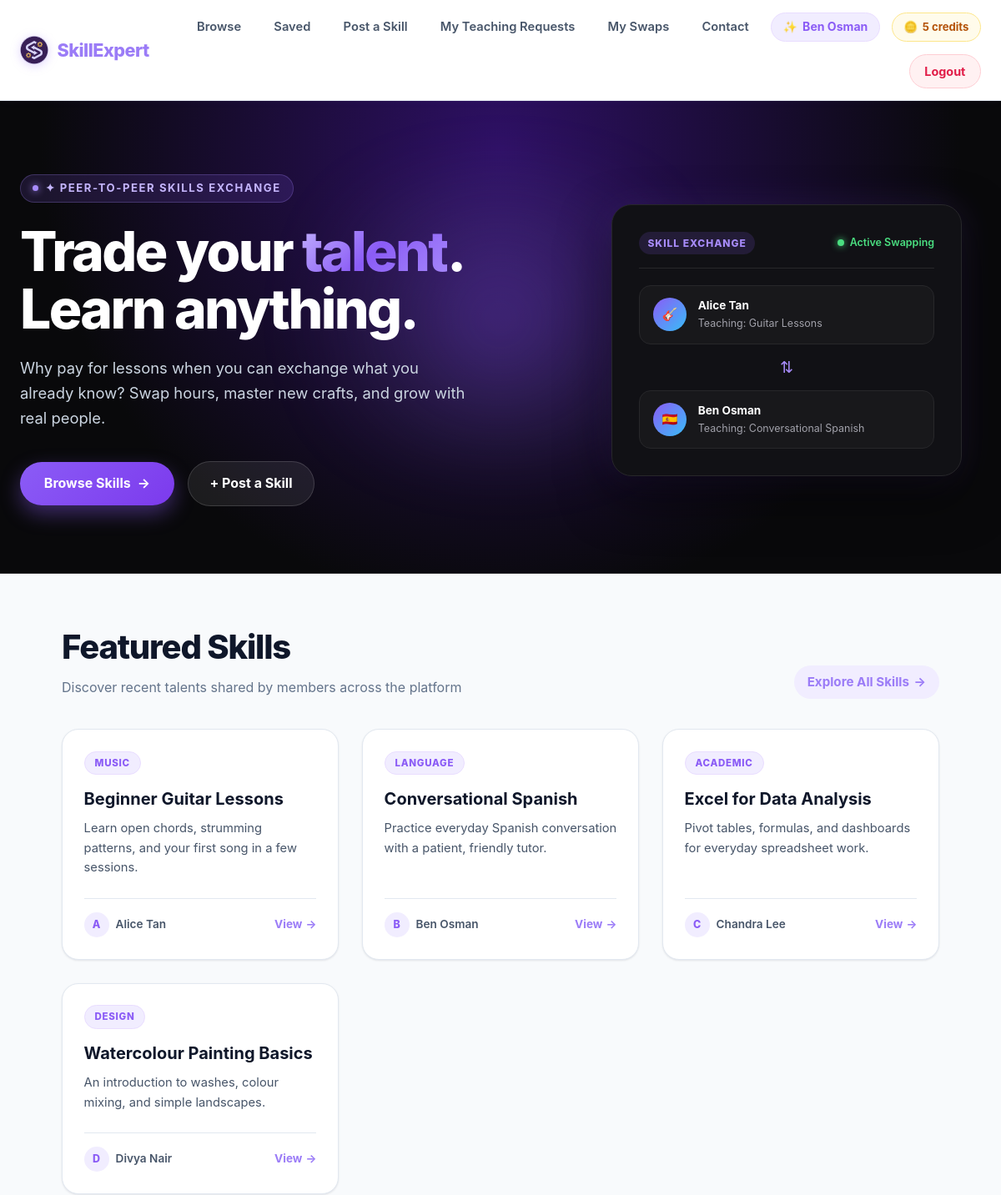
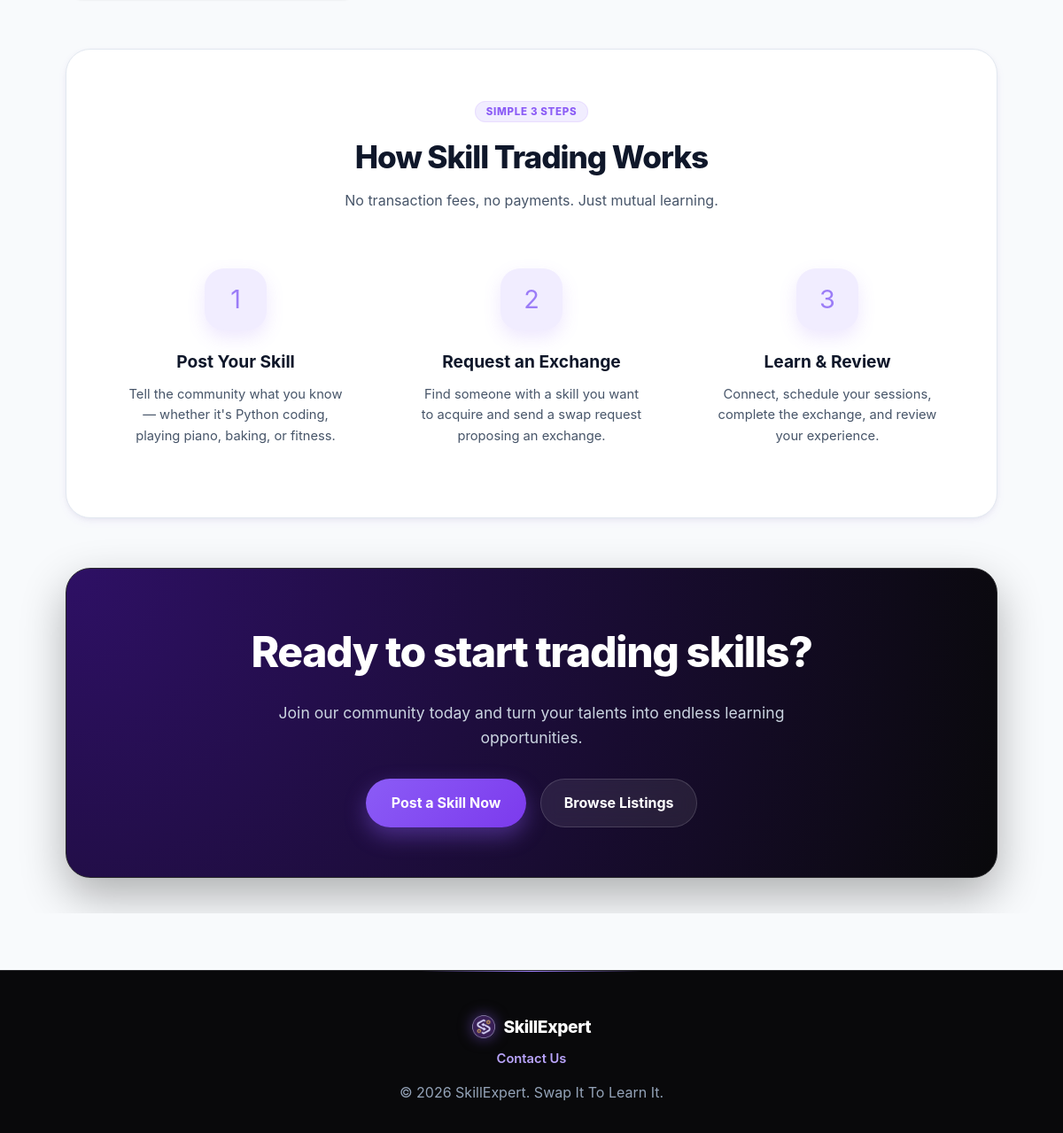
Screenshot of /public/index.php (signed in) with the database file from the repository (2 pictures, top to bottom).
### tables this page shows
CREATE TABLE IF NOT EXISTS users (
    id INT UNSIGNED NOT NULL AUTO_INCREMENT,
    name VARCHAR(100) NOT NULL,
    email VARCHAR(150) NOT NULL UNIQUE,
    passwordHash VARCHAR(255) NOT NULL,
    creditsBalance INT NOT NULL DEFAULT 0,
    createdAt TIMESTAMP NOT NULL DEFAULT CURRENT_TIMESTAMP,

    PRIMARY KEY (id)
);

CREATE TABLE IF NOT EXISTS skills (
    id INT UNSIGNED NOT NULL AUTO_INCREMENT,
    userId INT UNSIGNED NOT NULL,
    title VARCHAR(150) NOT NULL,
    category VARCHAR(50) NOT NULL,
    description TEXT NOT NULL,
    imagePath VARCHAR(255) DEFAULT NULL,
    createdAt TIMESTAMP NOT NULL DEFAULT CURRENT_TIMESTAMP,

    PRIMARY KEY (id),
    FOREIGN KEY (userId) REFERENCES users(id) ON DELETE CASCADE,  
    INDEX idx_category (category),
    INDEX idx_user (userId)
);

### includes/swap_functions.php (called while the page is built, shortened)
<?php
function getUserCreditsBalance(PDO $pdo, int $userId): int
{
    $stmt = $pdo->prepare('SELECT creditsBalance FROM users WHERE id = ? LIMIT 1');
    $stmt->execute([$userId]);
    $row = $stmt->fetch();
    return $row ? (int) $row['creditsBalance'] : 0;
}

### public/index.php (the view, shortened to what this page needs)
<?php
require_once __DIR__ . '/../config/db.php';
$stmt = $pdo->query(
    'SELECT skills.*, users.name AS teacherName
    FROM skills
    JOIN users ON skills.userId = users.id
    ORDER BY skills.createdAt DESC LIMIT 6'
);
$featuredSkills = $stmt->fetchAll();
require_once __DIR__ . '/../includes/header.php';
?>
<link rel="stylesheet" href="/main/assets/css/home.css?v=<?php echo filemtime(__DIR__ . '/../assets/css/home.css'); ?>">
<div class="homepage">
    <section class="home-hero">
        <div class="home-hero-glow"></div>
        <div class="home-hero-container">
            <div class="home-hero-content">
                <div class="hero-eyebrow">
                    ✦ Peer-to-Peer Skills Exchange
                </div>
                <h1>
                    Trade your <span>talent</span>.<br>
                    Learn anything.
                </h1>
                <p class="home-hero-sub">
                    Why pay for lessons when you can exchange what you already know? Swap hours, master new crafts, and grow with real people.
                </p>
                <div class="home-hero-actions">
                    <a href="/main/public/browse.php" class="btn-hero-primary">
                        Browse Skills <span>→</span>
                    </a>
                    <?php if (!isset($_SESSION['user_id'])): ?>
                        <a href="/main/auth/register.php" class="btn-hero-secondary">
                            Join Community Free
                        </a>
                    <?php else: ?>
                        <a href="/main/public/posting.php" class="btn-hero-secondary">
                            + Post a Skill
                        </a>
                    <?php endif; ?>
                </div>
            </div>
            <div class="home-hero-visual">
                <div class="hero-interactive-card">
                    <div class="hero-card-header">
                        <span class="hero-card-badge">Skill Exchange</span>
                        <span class="hero-live-indicator">Active Swapping</span>
                    </div>
                    <div class="hero-trade-flow">
                        <div class="trade-item">
                            <div class="trade-avatar">🎸</div>
                            <div class="trade-info">
                                <div class="trade-name">Alice Tan</div>
                                <div class="trade-skill">Teaching: Guitar Lessons</div>
                            </div>
                        </div>
                        <div class="trade-arrow">⇅</div>
                        <div class="trade-item">
                            <div class="trade-avatar">🇪🇸</div>
                            <div class="trade-info">
                                <div class="trade-name">Ben Osman</div>
                                <div class="trade-skill">Teaching: Conversational Spanish</div>
                            </div>
                        </div>
                    </div>
                </div>
            </div>
        </div>
    </section>
    <div class="container">
        <section class="featured-skills-section">
            <div class="section-head-wrap">
                <div>
                    <h2>Featured Skills</h2>
                    <p>Discover recent talents shared by members across the platform</p>
                </div>
                <a href="/main/public/browse.php" class="see-all-link">
                    Explore All Skills <span>→</span>
                </a>
            </div>
            <?php if (empty($featuredSkills)): ?>
                <div class="empty-state">
                    <p>No skills have been posted yet.</p>
                    <p class="mt-1"><a href="/main/public/posting.php">Be the first to post a skill and kick off the community!</a></p>
                </div>
            <?php else: ?>
                <div class="skills-grid">
                    <?php foreach ($featuredSkills as $skill): ?>
                        <article class="skill-card">
                            <div>
                                <div class="skill-card-top">
                                    <span class="skill-cat-pill"><?php echo htmlspecialchars($skill['category']); ?></span>
                                </div>
                                <h3 class="skill-card-title">
                                    <a href="/main/public/details.php?id=<?php echo (int) $skill['id']; ?>">
                                        <?php echo htmlspecialchars($skill['title']); ?>
                                    </a>
                                </h3>
                                <p class="skill-card-desc">
                                    <?php echo htmlspecialchars($skill['description']); ?>
                                </p>
                            </div>
                            <div class="skill-card-footer">
                                <div class="skill-teacher-meta">
                                    <div class="teacher-avatar-sm">
                                        <?php echo htmlspecialchars(mb_substr($skill['teacherName'], 0, 1)); ?>
                                    </div>
                                    <span class="teacher-name-sm"><?php echo htmlspecialchars($skill['teacherName']); ?></span>
                                </div>
                                <a href="/main/public/details.php?id=<?php echo (int) $skill['id']; ?>" class="skill-card-action">
                                    View <span>→</span>
                                </a>
                            </div>
                        </article>
                    <?php endforeach; ?>
                </div>
            <?php endif; ?>
        </section>
        <section class="home-how-it-works">
            <div class="center-narrow home-section-heading">
                <span class="skill-cat-pill">Simple 3 Steps</span>
                <h2>How Skill Trading Works</h2>
                <p>No transaction fees, no payments. Just mutual learning.</p>
            </div>
            <div class="how-steps-grid">
                <div class="step-card">
                    <div class="step-icon-wrap">1</div>
                    <h3>Post Your Skill</h3>
                    <p>Tell the community what you know — whether it's Python coding, playing piano, baking, or fitness.</p>
                </div>
                <div class="step-card">
                    <div class="step-icon-wrap">2</div>
                    <h3>Request an Exchange</h3>
                    <p>Find someone with a skill you want to acquire and send a swap request proposing an exchange.</p>
                </div>
                <div class="step-card">
                    <div class="step-icon-wrap">3</div>
                    <h3>Learn & Review</h3>
                    <p>Connect, schedule your sessions, complete the exchange, and review your experience.</p>
                </div>
            </div>
        </section>
        <section class="home-cta-banner">
            <h2>Ready to start trading skills?</h2>
            <p>Join our community today and turn your talents into endless learning opportunities.</p>
            <div class="inline-actions">
                <?php if (!isset($_SESSION['user_id'])): ?>
                    <a href="/main/auth/register.php" class="btn-hero-primary">Create Your Free Account</a>
                    <a href="/main/public/browse.php" class="btn-hero-secondary">Explore Skills</a>
                <?php else: ?>
                    <a href="/main/public/posting.php" class="btn-hero-primary">Post a Skill Now</a>
                    <a href="/main/public/browse.php" class="btn-hero-secondary">Browse Listings</a>
                <?php endif; ?>
            </div>
        </section>
    </div>
</div>
<?php require_once __DIR__ . '/../includes/footer.php'; ?>

### includes/nav.php (shortened to what this page needs)
<?php
$userName = $_SESSION['name'] ?? 'User';
$creditsBalance = null;
if ($isLoggedIn) {
    require_once __DIR__ . '/../config/db.php';
    require_once __DIR__ . '/swap_functions.php';
    $creditsBalance = getUserCreditsBalance($pdo, (int) $_SESSION['user_id']);
}
?>
<nav class="main-nav">
    <div class="nav-container">
        <a href="/main/public/index.php" class="nav-brand">
            <img src="/main/assets/img/logo-icon-dark.png" alt="SkillExpert" class="nav-logo-icon">
            SkillExpert
        </a>
        <ul class="nav-menu">
            <?php if ($isLoggedIn): ?>
                <li class="nav-item"><a href="/main/public/browse.php" class="nav-link">Browse</a></li>
                <li class="nav-item"><a href="/main/public/saved.php" class="nav-link">Saved</a></li>
                <li class="nav-item"><a href="/main/public/posting.php" class="nav-link">Post a Skill</a></li>
                <li class="nav-item"><a href="/main/public/teaching_requests.php" class="nav-link">My Teaching Requests</a></li>
                <li class="nav-item"><a href="/main/public/swaps.php" class="nav-link">My Swaps</a></li>
                <li class="nav-item"><a href="/main/public/contact.php" class="nav-link">Contact</a></li>
                <li class="nav-item nav-user-item">
                    <span class="nav-user-name"><?php echo htmlspecialchars($userName); ?></span>
                </li>
                <?php if ($creditsBalance !== null): ?>
                <li class="nav-item nav-credits-item" title="View your credit history">
                    <a href="/main/public/credits.php" class="nav-credits-badge"><?php echo (int) $creditsBalance; ?> credit<?php echo (int) $creditsBalance === 1 ? '' : 's'; ?></a>
                </li>
                <?php endif; ?>
                <li class="nav-item"><a href="/main/auth/logout.php" class="nav-link btn-logout">Logout</a></li>
            <?php endif; ?>
        </ul>
    </div>
</nav>

### assets/css/style.css (style rules this page uses)
:root { --primary-color: #9b7cf7; --primary-hover: #8b5cf6; --primary-active: #7c3aed; --primary-light: #b9a4fb; --primary-lighter: #d8ccff; --primary-soft: #f1edff; --lavender-100: #f5f1ff; --lavender-200: #e9ddff; --lavender-300: #d8c4fe; --primary-glow: rgba(155, 124, 247, 0.35); --primary-glow-subtle: rgba(155, 124, 247, 0.12); --secondary-color: #38bdf8; --accent-gold: #f59e0b; --dark-bg: #09090b; --dark-surface: #111115; --dark-card: #18181b; --dark-border: #27272a; --light-bg: #f8fafc; --light-surface: #ffffff; --card-bg: #ffffff; --text-primary: #0f172a; --text-secondary: #475569; --text-muted: #64748b; --text-light: #f1f5f9; --border-color: #e2e8f0; --border-hover: #cbd5e1; --shadow-sm: 0 1px 3px rgba(15, 23, 42, 0.06), 0 1px 2px rgba(15, 23, 42, 0.04); --shadow-md: 0 4px 12px -2px rgba(139, 92, 246, 0.08), 0 2px 6px -1px rgba(15, 23, 42, 0.06); --shadow-lg: 0 12px 24px -4px rgba(139, 92, 246, 0.12), 0 4px 8px -2px rgba(15, 23, 42, 0.04); --shadow-purple: 0 10px 30px -5px rgba(139, 92, 246, 0.25); --radius-sm: 8px; --radius-md: 12px; --radius-lg: 20px; --radius-full: 9999px; --transition: all 0.25s cubic-bezier(0.16, 1, 0.3, 1); --module-hero-bg: radial-gradient(circle at 20% 10%, rgba(155, 124, 247, 0.34), transparent 32%), linear-gradient(135deg, #151022 0%, #09090b 70%); --module-card-bg: rgba(255, 255, 255, 0.94); }
* { box-sizing: border-box; margin: 0; padding: 0; }
html { scroll-behavior: smooth; }
body { font-family: 'Inter', system-ui, -apple-system, BlinkMacSystemFont, 'Segoe UI', Roboto, sans-serif; color: var(--text-primary); background-color: var(--light-bg); line-height: 1.6; -webkit-font-smoothing: antialiased; }
a { color: var(--primary-color); text-decoration: none; transition: var(--transition); }
.container { max-width: 1100px; margin: 0 auto; padding: 2.5rem 1.5rem; }

### assets/css/layout.css (style rules this page uses)
.main-nav { background-color: rgba(255, 255, 255, 0.95); backdrop-filter: blur(12px); -webkit-backdrop-filter: blur(12px); border-bottom: 1px solid var(--border-color); box-shadow: 0 1px 10px rgba(139, 92, 246, 0.04); position: sticky; top: 0; z-index: 1000; transition: var(--transition); }
.nav-container { max-width: 1240px; margin: 0 auto; padding: 0.85rem 1.5rem; display: flex; align-items: center; justify-content: space-between; }
.nav-brand { font-size: 1.35rem; font-weight: 800; color: var(--primary-color); letter-spacing: -0.5px; display: flex; align-items: center; gap: 0.65rem; transition: var(--transition); }
.nav-logo-icon { width: 34px; height: 34px; object-fit: contain; filter: drop-shadow(0 2px 6px rgba(139, 92, 246, 0.25)); transition: transform 0.3s ease; }
.nav-menu { display: flex; align-items: center; list-style: none; gap: 0.85rem; flex-wrap: wrap; justify-content: flex-end; }
.nav-item { display: flex; align-items: center; }
.nav-link { font-size: 0.92rem; font-weight: 600; color: var(--text-secondary); padding: 0.45rem 0.8rem; border-radius: var(--radius-sm); transition: var(--transition); }
.nav-user-item { padding: 0.35rem 0.85rem; background-color: var(--primary-soft); border-radius: var(--radius-full); border: 1px solid var(--lavender-200); }
.nav-user-name { font-size: 0.88rem; font-weight: 700; color: var(--primary-hover); display: inline-flex; align-items: center; gap: 0.4rem; }
.nav-user-name::before { content: "✨"; font-size: 0.85rem; }
.nav-credits-item { padding: 0.35rem 0.85rem; background-color: #fffbeb; border-radius: var(--radius-full); border: 1px solid #fde68a; }
.nav-credits-badge { font-size: 0.82rem; font-weight: 700; color: #b45309; display: inline-flex; align-items: center; gap: 0.35rem; text-decoration: none; transition: var(--transition); }
.nav-credits-badge::before { content: "🪙"; font-size: 0.85rem; }
.btn-register, .btn-logout { padding: 0.5rem 1.1rem; border-radius: var(--radius-full); font-weight: 700; font-size: 0.9rem; display: inline-flex; align-items: center; justify-content: center; transition: var(--transition); }
.btn-logout { background-color: #fff1f2; color: #e11d48 !important; border: 1px solid #fecdd3; }

### assets/css/components.css (style rules this page uses)
.center-narrow { max-width: 600px; margin-inline: auto; text-align: center; }
.inline-actions { display: flex; gap: 1rem; justify-content: center; flex-wrap: wrap; }

### rows the page displays
users: creditsBalance "5"
skills: category "MUSIC", title "Beginner Guitar Lessons", description "Learn open chords, strumming patterns, and your first song in a few sessions.", userId.name "A", userId.name "Alice Tan"
skills: category "LANGUAGE", title "Conversational Spanish", description "Practice everyday Spanish conversation with a patient, friendly tutor.", userId.name "B", userId.name "Ben Osman"
skills: category "ACADEMIC", title "Excel for Data Analysis", description "Pivot tables, formulas, and dashboards for everyday spreadsheet work.", userId.name "C", userId.name "Chandra Lee"
skills: category "DESIGN", title "Watercolour Painting Basics", description "An introduction to washes, colour mixing, and simple landscapes.", userId.name "D", userId.name "Divya Nair"

### other values shown
$userName "Ben Osman"
